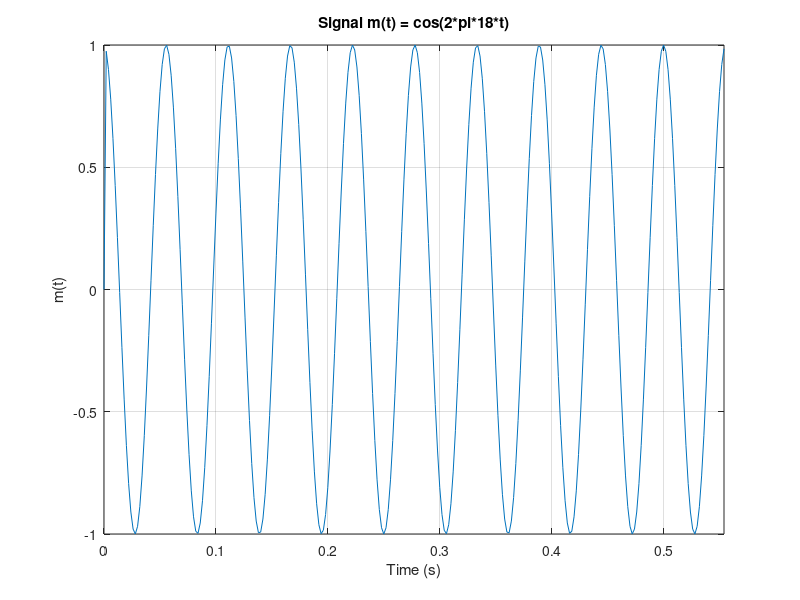
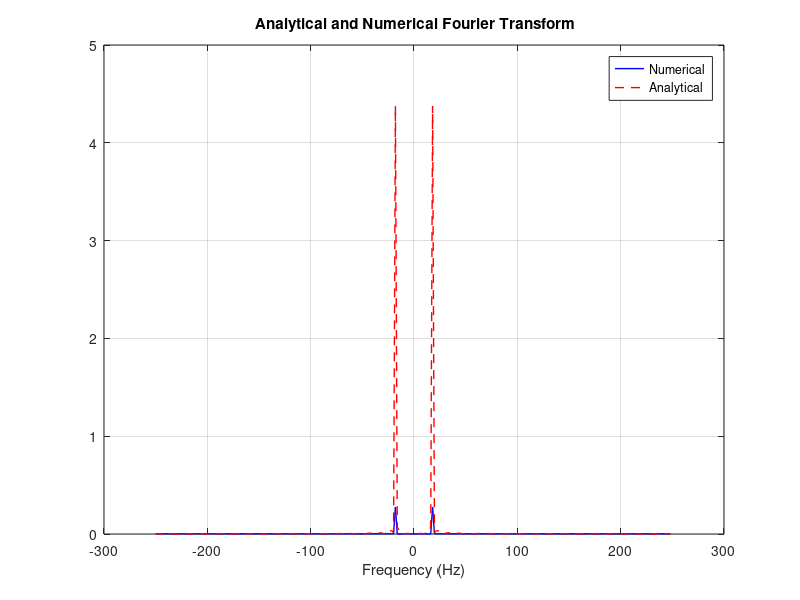
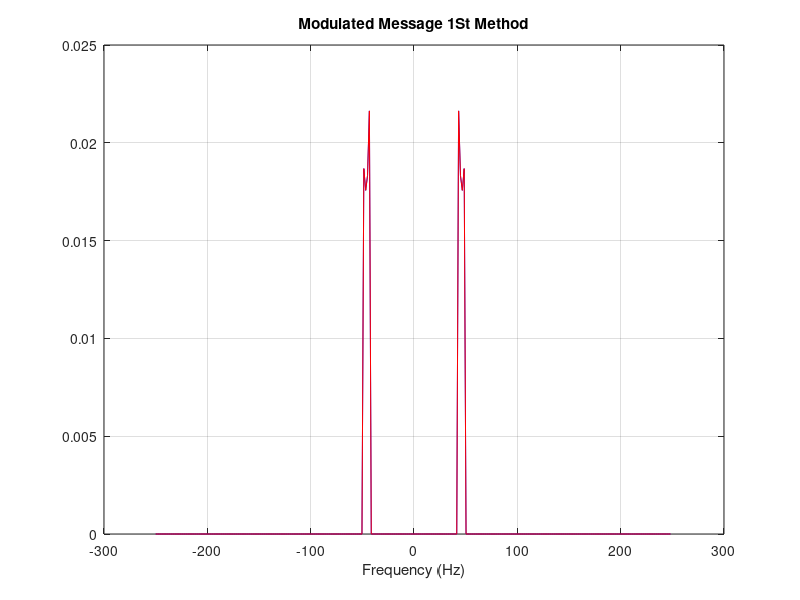
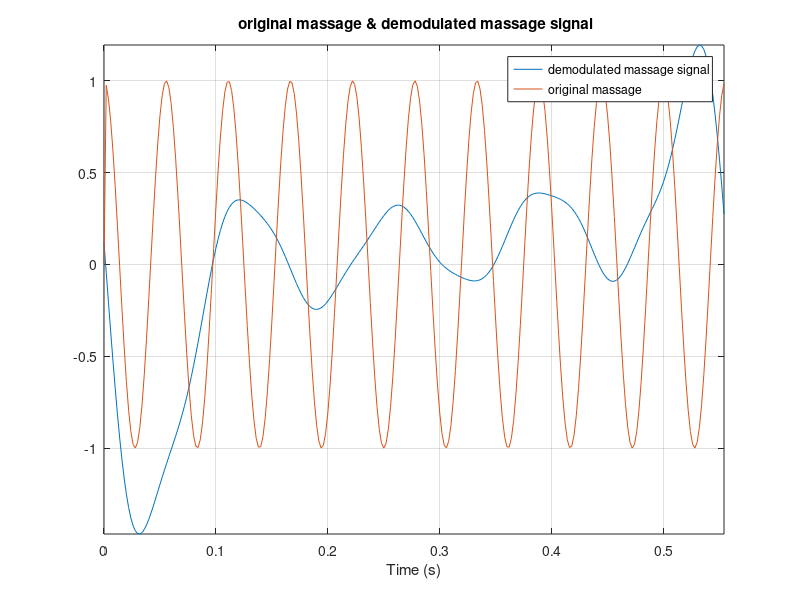

These charts were generated, in order, by the following MATLAB code:
clc;
close all;
clear;
fc = 50;
ts=0.1/fc;  %Time step
fm=18;       %Massage Frequency

T=10/fm;      %Total simulation time
fs=1/ts;     % Sampling frequency
N=ceil(T/ts); %Length of Vector 
t=0:ts:(N-1)*ts;
df=fs/N;      %Frequency step
m=cos(2*pi*fm*t); %Massage Signal
m(t>=9|t<=0)=0;
figure (1);
plot(t,m);
xlabel('Time (s)');
ylabel('m(t)');
title('Signal m(t) = cos(2*pi*18*t)');
axis tight;
grid on;
%%%%%%%%%%%%%%%%%%%%%%%%%%%%%%%%%%%%%%%%%%%%%%%%%
if(rem(N,2)==0)
f = - (0.5*fs) : df : (0.5*fs-df) ; 
else
    f = - (0.5*fs-0.5*df) : df : (0.5*fs-0.5*df) ; 
end
%%%%%%%%%%%%%%%%%%%%%%%%%%%%%%%%%%%%%%%%%%%%%%%%%%
% Numerical fft
M_nu=fftshift(fft(m))*ts;


% Analytical expression 
M_an = 4.5*sinc(9*(f-18)).*exp(-i*pi*9*(f-18)) + 4.5*sinc(9*(f+18)).*exp(-i*pi*9*(f+18));

%M_an = (9/2)*(sinc(9*(f-18)) + sinc(9*(f+18)));
%%%%%%%%%%%%%%%%%%%%%%%%%%%%%%%%%%%%%%%%%%%%%%%%%
%plot
figure (2);
plot(f,abs(M_nu),"Color","b","LineWidth",1);
hold on ;
plot(f,abs(M_an),"Color","r","LineStyle","--","LineWidth",1);
xlabel('Frequency (Hz)');
ylabel=('M(F)');
title(' Analytical and Numerical Fourier Transform');
legend('Numerical', 'Analytical');

grid on;
%%%%%%%%%%%%%%%%%%%%%%%%%%%%%%%%%%%%%%%%%%%%%%%%%%%get Band_Width
% Assume M_nu = spectrum magnitude, f = frequency axis
[maxi, index] = max(M_nu);        
threshold = 0.01 * maxi;         

stopindex_right = index;
for i = index:length(f)
    if M_nu(i) < threshold
        stopindex_right = i;
        break
    end
end

stopindex_left = index;
for i = index:-1:1
    if M_nu(i) < threshold
        stopindex_left = i;
        break
    end
end

Band_Width = f(stopindex_right) - f(stopindex_left);

disp(['Estimated Bandwidth = ' num2str(Band_Width) ' Hz']);


%%%%%%%%%%%%%%%%%%%%%%%%%%%%%%%%%%%%%%%%



Ac = 10;
c = Ac * cos(2*pi*fc*t);
s = m.* c;
S = fftshift(fft(s))*ts; %%%%% S is after DSB-SC then it goes to BPF to take wanted side

%%%%%%%%%%%%%%%%%%%%%%%%%%%%%%%%%%%% 1st method by BPF
BPF = zeros(size(f));
BPF(f>(fc-Band_Width) & f<(fc))=1;%% +ve frequency
BPF(f<-(fc-Band_Width) & f>-(fc))=1;%% -ve frequency
S =  S.*BPF;
S_LSB1=S;

%%%%%%%%%%%%%%%%%%%%%%%%%%%%%%%%%%% 2nd method by LBF 
LBF = abs(f) <fc; %%%%LBF
S= S.*LBF;
S_LSB2 =S;

%%%%%%%%%%%%%%%%%%%%%%%%%%%%%%%%%%%
figure (3);
plot(f,abs(S_LSB2),"Color","b" , "LineWidth",0.6);
hold on ;

xlabel('Frequency (Hz)');
ylabel=('|S(F)|_LBS2');
title('Modulated Message 2St Method');


plot(f,abs(S_LSB1),"Color","r","LineWidth",0.6);
hold on ;
grid on;
xlabel('Frequency (Hz)');
ylabel=('|S(F)|_LBS1');
title('Modulated Message 1St Method');
%%%%%%%%%%%%%%%%%%%%%%%%%%%%%%%%%%%%%%%%%%%%%%%%%% S1_Band_Width (BW for S_LSB1)
[maxi, index] = max(abs(S_LSB1));
threshold = 0.01 * maxi;

stopindex_left = index;
for i = index:-1:1
    if abs(S_LSB1(i)) < threshold
        stopindex_left = i;
        break
    end
end

S1_Band_Width = f(index) - f(stopindex_left);


%%%%%%%%%%%%%%%%%%%%%%%%%%%%%%%%%%%%%%%%  S2_Band_Width (BW for S_LSB2)
[maxi, index] = max(abs(S_LSB2));
threshold = 0.01 * maxi;

stopindex_left = index;
for i = index:-1:1
    if abs(S_LSB2(i)) < threshold
        stopindex_left = i;
        break
    end
end

S2_Band_Width = f(index) - f(stopindex_left);


%%%%%%%%%%%%%%%%%%%%%%%%%%%%%%%%%%%%%%%%%%%%%% print BW of 2 mehtods
disp(['1st method BW_SSB = ' num2str(S1_Band_Width)]);
disp(['2nd method BW_SSB = ' num2str(S2_Band_Width)]);

%%%%%%%%%%%%%%%%%%%%%%%%%%%%%%%%%%%%%%%%%%%%%%%%%%%%%%% End point 5A 
r=ifft(fftshift(S_LSB1))/ts;
v=r .* c;
V=fftshift(fft(v))*ts;
H=abs(f)<18;

mo=real(ifft(fftshift(H.* V))/ts);
figure(4)
plot(t,mo);
hold on;
plot(t,m);
legend('demodulated massage signal','original massage')
xlabel('Time (s)');
%ylabel('m(t)');
title(' original massage & demodulated massage signal')
axis tight;
grid on;
